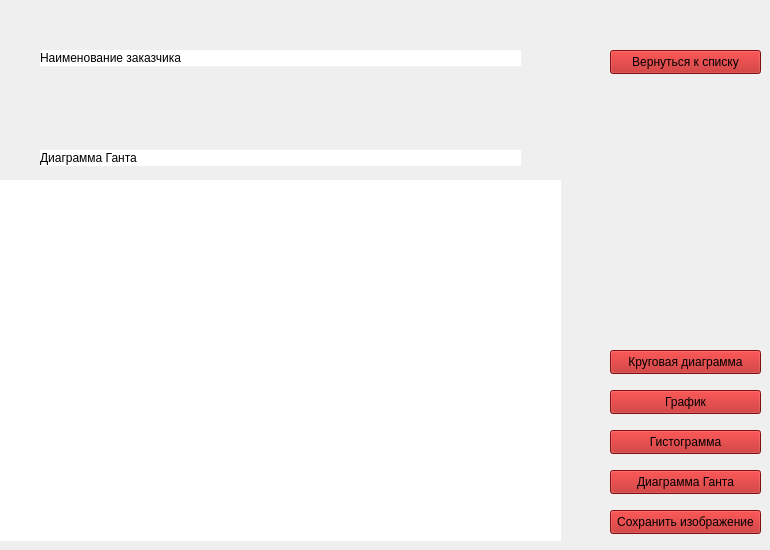
    <widget class="QWidget" name="_6_graphicsdiagramm">
     <widget class="QPushButton" name="pushButton_27">
      <property name="geometry">
       <rect>
        <x>610</x>
        <y>350</y>
        <width>151</width>
        <height>24</height>
       </rect>
      </property>
      <property name="styleSheet">
       <string notr="true">background-color: rgb(184, 23, 23);</string>
      </property>
      <property name="text">
       <string>Круговая диаграмма</string>
      </property>
     </widget>
     <widget class="QLabel" name="label_37">
      <property name="geometry">
       <rect>
        <x>40</x>
        <y>50</y>
        <width>481</width>
        <height>16</height>
       </rect>
      </property>
      <property name="styleSheet">
       <string notr="true">background-color: rgb(255, 255, 255);</string>
      </property>
      <property name="text">
       <string>Наименование заказчика</string>
      </property>
     </widget>
     <widget class="QPushButton" name="pushButton_28">
      <property name="geometry">
       <rect>
        <x>610</x>
        <y>470</y>
        <width>151</width>
        <height>24</height>
       </rect>
      </property>
      <property name="styleSheet">
       <string notr="true">background-color: rgb(184, 23, 23);</string>
      </property>
      <property name="text">
       <string>Диаграмма Ганта</string>
      </property>
     </widget>
     <widget class="QPushButton" name="pushButton_29">
      <property name="geometry">
       <rect>
        <x>610</x>
        <y>510</y>
        <width>151</width>
        <height>24</height>
       </rect>
      </property>
      <property name="styleSheet">
       <string notr="true">background-color: rgb(184, 23, 23);</string>
      </property>
      <property name="text">
       <string>Сохранить изображение</string>
      </property>
     </widget>
     <widget class="QWidget" name="widget_4" native="true">
      <property name="geometry">
       <rect>
        <x>0</x>
        <y>180</y>
        <width>561</width>
        <height>361</height>
       </rect>
      </property>
      <property name="styleSheet">
       <string notr="true">background-color: rgb(255, 255, 255);</string>
      </property>
     </widget>
     <widget class="QPushButton" name="pushButton_30">
      <property name="geometry">
       <rect>
        <x>610</x>
        <y>50</y>
        <width>151</width>
        <height>24</height>
       </rect>
      </property>
      <property name="styleSheet">
       <string notr="true">background-color: rgb(184, 23, 23);</string>
      </property>
      <property name="text">
       <string>Вернуться к списку</string>
      </property>
     </widget>
     <widget class="QLabel" name="label_38">
      <property name="geometry">
       <rect>
        <x>40</x>
        <y>150</y>
        <width>481</width>
        <height>16</height>
       </rect>
      </property>
      <property name="styleSheet">
       <string notr="true">background-color: rgb(255, 255, 255);</string>
      </property>
      <property name="text">
       <string>Диаграмма Ганта</string>
      </property>
     </widget>
     <widget class="QPushButton" name="pushButton_31">
      <property name="geometry">
       <rect>
        <x>610</x>
        <y>390</y>
        <width>151</width>
        <height>24</height>
       </rect>
      </property>
      <property name="styleSheet">
       <string notr="true">background-color: rgb(184, 23, 23);</string>
      </property>
      <property name="text">
       <string>График</string>
      </property>
     </widget>
     <widget class="QPushButton" name="pushButton_32">
      <property name="geometry">
       <rect>
        <x>610</x>
        <y>430</y>
        <width>151</width>
        <height>24</height>
       </rect>
      </property>
      <property name="styleSheet">
       <string notr="true">background-color: rgb(184, 23, 23);</string>
      </property>
      <property name="text">
       <string>Гистограмма</string>
      </property>
     </widget>
    </widget>
